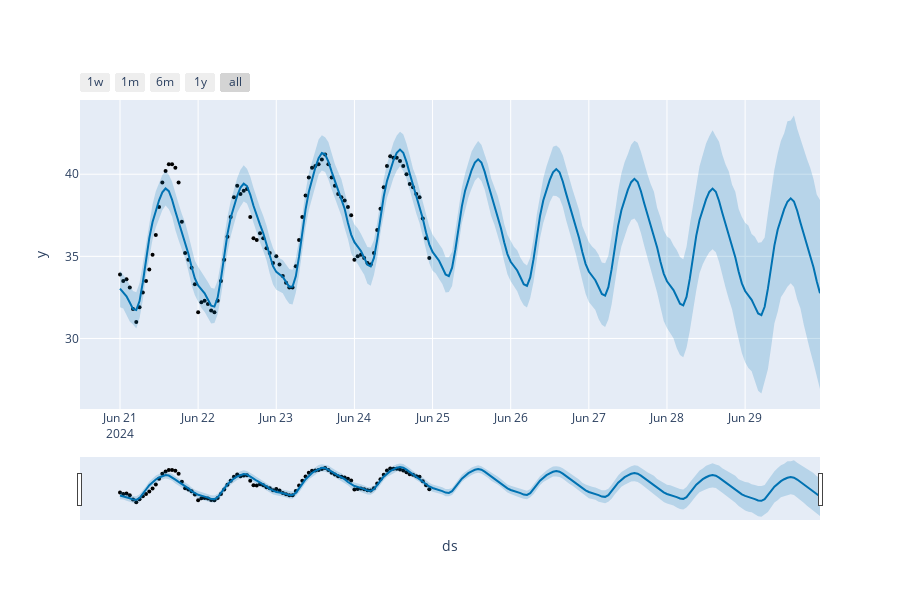

Source (notebook cell):
### Code cell
from prophet.plot import plot_plotly
plot_plotly(m,forecast)
